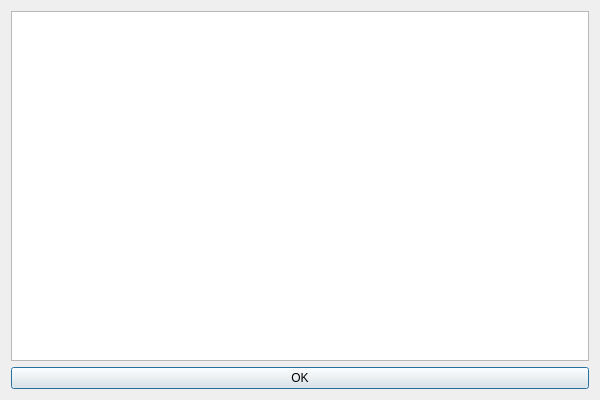
<?xml version="1.0" encoding="UTF-8"?>
<ui version="4.0">
 <class>Dialog</class>
 <widget class="QDialog" name="Dialog">
  <property name="geometry">
   <rect>
    <x>0</x>
    <y>0</y>
    <width>600</width>
    <height>400</height>
   </rect>
  </property>
  <property name="windowTitle">
   <string>Dialog</string>
  </property>
  <layout class="QVBoxLayout" name="verticalLayout">
   <item>
    <widget class="QTextBrowser" name="textBrowser"/>
   </item>
   <item>
    <widget class="QPushButton" name="closeButton">
     <property name="text">
      <string>OK</string>
     </property>
    </widget>
   </item>
  </layout>
 </widget>
 <resources/>
 <connections/>
</ui>
